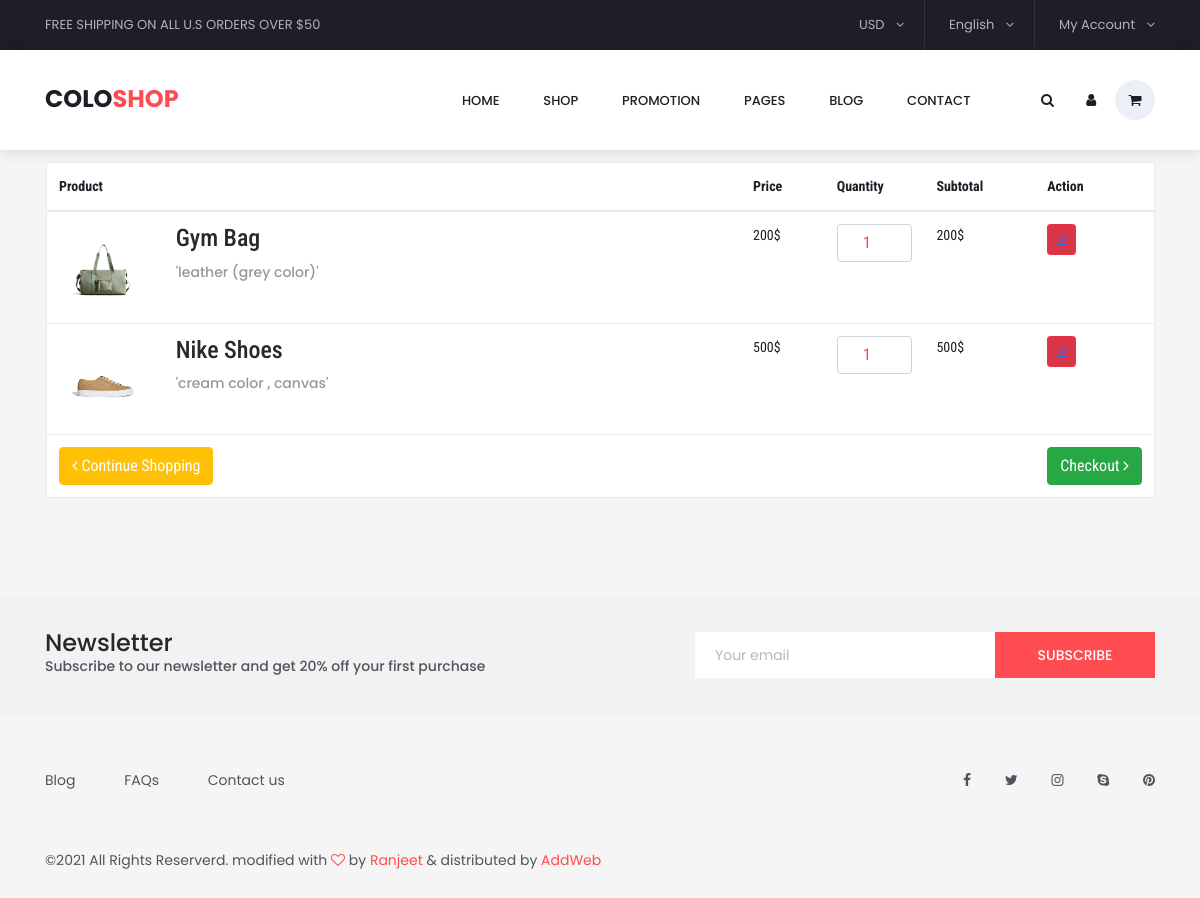
Screenshot of /coloshop-master/usersite/cart.php with the database file from the repository.
### tables this page shows
CREATE TABLE `cart` (
  `id` int(11) NOT NULL,
  `pname` varchar(100) NOT NULL,
  `pprice` varchar(50) NOT NULL,
  `pdesc` varchar(200) NOT NULL,
  `pimage` varchar(200) NOT NULL
);

### coloshop-master/usersite/cart.php (the view, shortened to what this page needs)
<!DOCTYPE html>
<html>
<head>
    <link rel="stylesheet" type="text/css" href="https://maxcdn.bootstrapcdn.com/font-awesome/4.7.0/css/font-awesome.min.css">
    <link rel="stylesheet" href="https://maxcdn.bootstrapcdn.com/bootstrap/4.0.0-beta.2/css/bootstrap.min.css">
    <link rel="stylesheet" type="text/css" href="styles/bootstrap4/bootstrap.min.css">
    <link href="plugins/font-awesome-4.7.0/css/font-awesome.min.css" rel="stylesheet" type="text/css">
    <link rel="stylesheet" type="text/css" href="plugins/OwlCarousel2-2.2.1/owl.carousel.css">
    <link rel="stylesheet" type="text/css" href="plugins/OwlCarousel2-2.2.1/owl.theme.default.css">
    <link rel="stylesheet" type="text/css" href="plugins/OwlCarousel2-2.2.1/animate.css">
    <link rel="stylesheet" type="text/css" href="styles/main_styles.css">
    <link rel="stylesheet" type="text/css" href="styles/responsive.css">
    <link rel="stylesheet" type="text/css" href="styles/custom.css">
</head>
<body>
    <?php
    include "header.php";
    ?>
    <br>
    <br>
    <div class="container main-section">
        <div class="row">
            <div class="col-lg-12 pl-3 pt-3">
                <table class="table table-hover border bg-white">
                    <thead>
                        <tr>
                            <th>Product</th>
                            <th>Price</th>
                            <th style="width:9%;">Quantity</th>
                            <th>Subtotal</th>
                            <th>Action</th>
                        </tr>
                    </thead>
                    <tbody>
                        <?php
                        include "connection.php";
                        $Record = mysqli_query($con, "SELECT * FROM `cart`");
                        while ($row = mysqli_fetch_array($Record)) {
                            echo "
                        <tr>
                            <td>
                                <div class='row'>
                                    <div class='col-lg-2 Product-img'>
                                        <img src='../Myadmin1/$row[pimage]' alt='...' class='img-responsive' />
                                    </div>
                                    <div class='col-lg-10'>
                                        <h4 class='nomargin'>$row[pname]</h4>
                                        <p>'$row[pdesc]'</p>
                                    </div>
                                </div>
                            </td>
                            <td>$row[pprice] </td>
                            <td data-th='Quantity'>
                                <input type='number' class='form-control text-center' value='1'>
                            </td>
                            <td>$row[pprice]</td>
                            <td class='actions' data-th='' style='width:10%;'>
                            <button class='btn btn-danger btn-sm'><a href='cartdelete.php? id=$row[id]'><i class='fa fa-trash-o'></i></a></button>
                            </td>
                            </tr>
                            ";
                        };
                        ?>
                    </tbody>
                    <tfoot>
                        <tr>
                            <td><a href="index.php" class="btn btn-warning text-white"><i class="fa fa-angle-left"></i>
                                    Continue Shopping</a></td>
                            <td colspan="2" class="hidden-xs"></td>
                            <td class="hidden-xs text-center" style="width:10%;"><strong></strong></td>
                            <td><a href="#" class="btn btn-success btn-block">Checkout <i class="fa fa-angle-right"></i></a></td>
                        </tr>
                    </tfoot>
                </table>
            </div>
        </div>
    </div>
    <?php
    include "footer.php";
    ?>
</body>
</html>

### coloshop-master/usersite/styles/main_styles.css (style rules this page uses)
* { margin: 0; padding: 0; }
body { font-family: 'Poppins', sans-serif; font-size: 14px; line-height: 23px; font-weight: 400; background: #FFFFFF; color: #1e1e27; }
div { display: block; position: relative; -webkit-box-sizing: border-box; -moz-box-sizing: border-box; box-sizing: border-box; }
p { font-family: 'Poppins', sans-serif; font-size: 14px; line-height: 1.7; font-weight: 500; color: #989898; -webkit-font-smoothing: antialiased; -webkit-text-shadow: rgba(0,0,0,.01) 0 0 1px; text-shadow: rgba(0,0,0,.01) 0 0 1px; }
h4 { font-size: 24px; }
h1, h2, h3, h4, h5, h6 { color: #282828; -webkit-font-smoothing: antialiased; -webkit-text-shadow: rgba(0,0,0,.01) 0 0 1px; text-shadow: rgba(0,0,0,.01) 0 0 1px; }
.form-control { color: #db5246; }

### coloshop-master/usersite/styles/custom.css (style rules this page uses)
body { background-color: #f5f5f5; }
.Product-img img { width: 100%; }
.main-section { font-family: 'Roboto Condensed', sans-serif; margin-top:100px; }

### rows the page displays
cart: pimage (picture), pname "Gym Bag", pdesc "leather (grey color)", pprice "200$"
cart: pimage (picture), pname "Nike Shoes", pdesc "cream color , canvas", pprice "500$"
